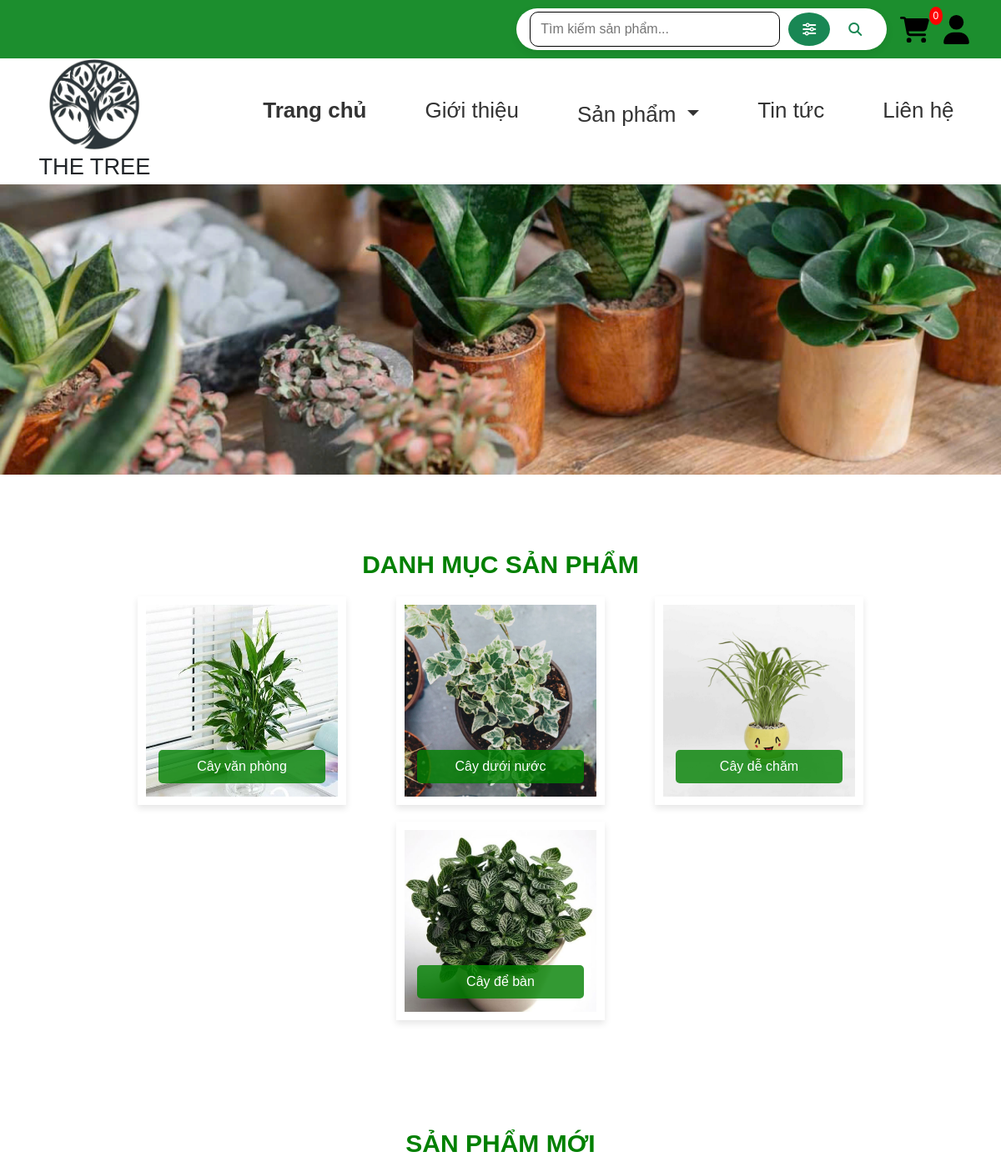
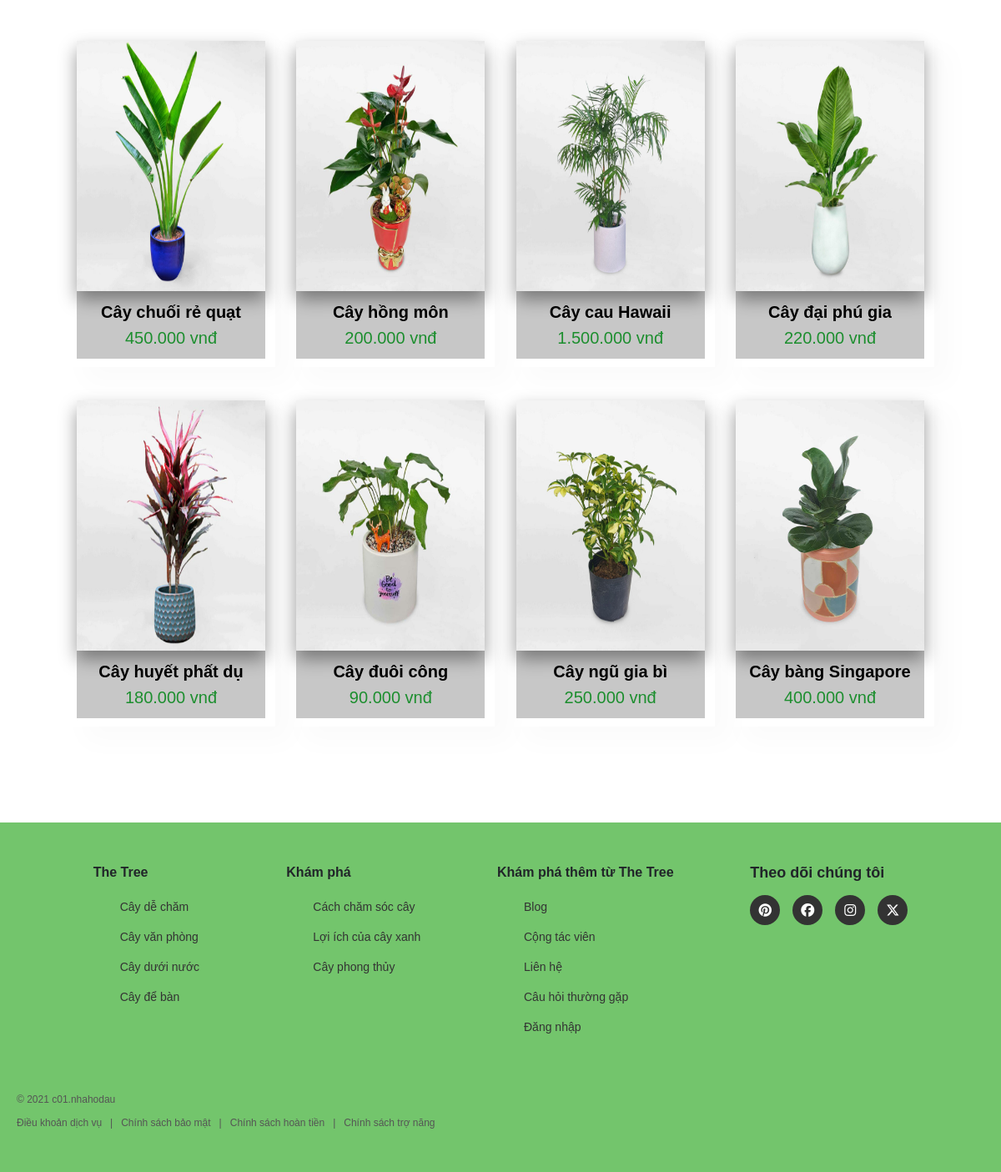
The page / on the database its author committed (2 pictures, top to bottom).
### tables this page shows
CREATE TABLE `products` (
  `ProductID` int(11) NOT NULL,
  `ProductName` varchar(255) NOT NULL,
  `CategoryID` int(11) NOT NULL,
  `Price` decimal(10,0) NOT NULL,
  `Description` mediumtext NOT NULL,
  `ImageURL` varchar(255) NOT NULL,
  `Status` enum('hidden','appear') NOT NULL DEFAULT 'appear',
  `Attribute` varchar(255) DEFAULT NULL,
  `LevelDifficulty` enum('hard','medium','low') DEFAULT NULL,
  `IsPurchase` tinyint(1) DEFAULT 0
);

### index.php (the view, shortened to what this page needs)
<?php
$cart_count =  0;
?>
<!DOCTYPE html>
<html>
<head>
  <link rel="stylesheet" type="text/css" href="./src/css/trang-chu.css" />
  <link rel="stylesheet" href="./assets/libs/bootstrap-5.3.3-dist/css/bootstrap.min.css" />
  <link rel="stylesheet" href="assets/icon/fontawesome-free-6.7.2-web/css/all.min.css" />
  <link rel="stylesheet" href="./src/css/searchAdvanceMobile.css" />
  <link rel="stylesheet" href="./src/css/user-sanpham.css" />
  <link rel="stylesheet" href="./src/css/footer.css">
</head>
<body>
  <div class="Sticky">
    <div class="container-fluid" style="padding: 0 !important">
      <div class="header">
        <div class="grid">
          <div class="item-header">
            <div class="search-group">
              <form id="searchForm" method="get">
                <div class="search-container">
                  <div class="search-input-wrapper">
                    <input type="search" placeholder="Tìm kiếm sản phẩm..." id="searchInput"
                      name="search" class="search-input" />
                    <button type="button" class="advanced-search-toggle" id="advanced-search-toggle"
                      onclick="toggleAdvancedSearch()" title="Tìm kiếm nâng cao">
                      <i class="fas fa-sliders-h"></i>
                    </button>
                    <button type="submit" class="search-button" onclick="performSearch()"
                      title="Tìm kiếm">
                      <i class="fas fa-search"></i>
                    </button>
                  </div>
                </div>
              </form>
            </div>
            <div class="cart-wrapper">
              <div class="cart-icon">
                <a href="./pages/gio-hang.php"><img src="assets/images/cart.svg" alt="cart" />
                  <span class="cart-count" id="mni-cart-count" style="position: absolute; margin-top: -10px; background-color: red; color: white; border-radius: 50%; padding: 2px 5px; font-size: 12px;">
                    <?php
                    echo $cart_count;
                    ?>
                  </span>
                </a>
              </div>
            </div>
            <div class="user-icon">
              <label for="tick" style="cursor: pointer">
                <img src="assets/images/user.svg" alt="" />
              </label>
            </div>
          </div>
        </div>
      </div>
    </div>
    <div class="nav">
      <div class="brand">
        <div class="brand-logo">
          <a href="index.php"><img class="img-fluid" src="./assets/images/LOGO-2.jpg" alt="LOGO" /></a>
        </div>
        <div class="brand-name">THE TREE</div>
      </div>
      <div class="choose">
        <ul>
          <li>
            <a href="index.php" style="font-weight: bold">Trang chủ</a>
          </li>
          <li><a href="#">Giới thiệu</a></li>
          <li>
            <div class="nav-item dropdown">
              <a class="nav-link dropdown-toggle" href="#" role="button" data-bs-toggle="dropdown"
                aria-expanded="false">
                Sản phẩm
              </a>
            </div>
          </li>
          <li><a href="">Tin tức</a></li>
          <li><a href="">Liên hệ</a></li>
        </ul>
      </div>
    </div>
  </div>
  <div class="section">
    <div class="img-21">
      <img src="./assets/images/CAY21.jpg" alt="CAY21" />
    </div>
  </div>
  <main>
    <?php
    $host = 'localhost';
    $user = 'root';
    $password = '';
    $dbname = 'c01db';
    $conn = new mysqli($host, $user, $password, $dbname);
    $sql = "
  SELECT p.*, c.CategoryName
  FROM categories c
  JOIN (
    SELECT CategoryID, MIN(ProductID) AS MinProductID
    FROM products
    WHERE Status = 'appear'
    GROUP BY CategoryID
  ) AS sub ON c.CategoryID = sub.CategoryID
  JOIN products p ON p.ProductID = sub.MinProductID
  ORDER BY c.CategoryID;
";
    $result = $conn->query($sql);
    $products = [];
    if ($result && $result->num_rows > 0) {
      while ($row = $result->fetch_assoc()) {
        $products[] = $row;
      }
    }
    ?>
    <section id="container_1" class="class">
      <h2 class="font_size">DANH MỤC SẢN PHẨM</h2>
      <div class="IMG">
        <?php foreach ($products as $product): ?>
          <div class="img__TREE">
            <a
              href="./pages/phan-loai.php?category_id=<?= $product['CategoryID'] ?>&category_name=<?= urlencode($product['CategoryName']) ?>">
              <img class="THE-TREE" src=".<?= htmlspecialchars($product['ImageURL']) ?>"
                alt="<?= htmlspecialchars($product['CategoryName']) ?>" />
              <p class="content_TREE-1"><?= htmlspecialchars($product['CategoryName']) ?></p>
            </a>
          </div>
        <?php endforeach; ?>
      </div>
    </section>
    <section id="product1" class="section-p1">
      <h2 class="font_size">SẢN PHẨM MỚI</h2>
      <div class="pro-container">
        <?php
        $conn = connect_db();
        $limit = 8;
        $stmt = $conn->prepare('
    SELECT ProductID, ProductName, Price, ImageURL
    FROM products
    WHERE Status = "appear"
    ORDER BY ProductID DESC
    LIMIT ?');
        $stmt->bind_param("i", $limit);
        $stmt->execute();
        $result = $stmt->get_result();
        if ($result && $result->num_rows > 0):
          while ($product = $result->fetch_assoc()):
        ?>
            <div class="pro">
              <a style="text-decoration: none" href="./pages/user-sanpham.php?id=<?= htmlspecialchars($product['ProductID']) ?>">
                <img style="width: 100%; height: 300px;" src=".<?= htmlspecialchars($product['ImageURL']) ?>" alt="<?= htmlspecialchars($product['ProductName']) ?>" />
                <div class="item_name__price">
                  <p style="text-decoration: none; color: black; font-size: 20px; font-weight:bold"><?= htmlspecialchars($product['ProductName']) ?></p>
                  <span style="font-size: 20px"><?= number_format($product['Price'], 0, ',', '.') ?> vnđ</span>
                </div>
              </a>
            </div>
        <?php
          endwhile;
        else:
          echo "<p>Không có sản phẩm nào để hiển thị.</p>";
        endif;
        ?>
      </div>
    </section>
  </main>
  <footer class="footer">
    <div class="footer-column">
      <h3>The Tree</h3>
      <ul>
        <li><a href="#">Cây dễ chăm</a></li>
        <li><a href="#">Cây văn phòng</a></li>
        <li><a href="#">Cây dưới nước</a></li>
        <li><a href="#">Cây để bàn</a></li>
      </ul>
    </div>
    <div class="footer-column">
      <h3>Khám phá</h3>
      <ul>
        <li><a href="#">Cách chăm sóc cây</a></li>
        <li><a href="#">Lợi ích của cây xanh</a></li>
        <li><a href="#">Cây phong thủy</a></li>
      </ul>
    </div>
    <div class="footer-column">
      <h3>Khám phá thêm từ The Tree</h3>
      <ul>
        <li><a href="#">Blog</a></li>
        <li><a href="#">Cộng tác viên</a></li>
        <li><a href="#">Liên hệ</a></li>
        <li><a href="#">Câu hỏi thường gặp</a></li>
        <li><a href="#">Đăng nhập</a></li>
      </ul>
    </div>
    <div class="footer-column newsletter">
      <h3>Theo dõi chúng tôi</h3>
      <div class="social-icons">
        <a href="#" aria-label="Pinterest">
          <i class="fa-brands fa-pinterest"></i>
        </a>
        <a href="#" aria-label="Facebook">
          <i class="fa-brands fa-facebook"></i>
        </a>
        <a href="#" aria-label="Instagram">
          <i class="fa-brands fa-instagram"></i>
        </a>
        <a href="#" aria-label="Twitter">
          <i class="fa-brands fa-x-twitter"></i>
        </a>
      </div>
    </div>
    <div class="copyright">
      © 2021 c01.nhahodau
      <div class="policies">
        <a href="#">Điều khoản dịch vụ</a>
        <span>|</span>
        <a href="#">Chính sách bảo mật</a>
        <span>|</span>
        <a href="#">Chính sách hoàn tiền</a>
        <span>|</span>
        <a href="#">Chính sách trợ năng</a>
      </div>
    </div>
  </footer>
</body>
</html>

### src/css/user-sanpham.css (style rules this page uses)
.cart-wrapper { position: relative; display: inline-block; }

### src/css/footer.css (style rules this page uses)
.footer { background-color: #73c56c; padding: 50px 20px; display: flex; flex-wrap: wrap; justify-content: space-evenly; margin: 60px 0 0 0; height: fit-content; }
.footer-column { margin-bottom: 30px; min-width: 140px; }
.footer-column h3 { font-size: 16px; margin-bottom: 20px; font-weight: 600; }
.footer-column ul { list-style: none; }
.footer-column ul li { margin-bottom: 12px; }
.footer-column ul li a { color: #333; text-decoration: none; font-size: 14px; }
.newsletter { flex-basis: 100%; max-width: fit-content; }
.newsletter h3 { font-size: 18px; margin-bottom: 15px; }
.social-icons { display: flex; gap: 15px; margin-top: 10px; }
.social-icons a { display: flex; align-items: center; justify-content: center; width: 36px; height: 36px; background-color: #333; border-radius: 50%; color: white; text-decoration: none; }
.copyright { flex-basis: 100%; margin-top: 20px; font-size: 12px; color: #555; }
.policies { display: flex; flex-wrap: wrap; gap: 10px; margin-top: 10px; }
.policies a { color: #555; text-decoration: none; font-size: 12px; }
.policies span { color: #555; }

### rows shown on the page
products: ImageURL (picture), CategoryName "Cây văn phòng"
products: ImageURL (picture), CategoryName "Cây dưới nước"
products: ImageURL (picture), CategoryName "Cây dễ chăm"
products: ImageURL (picture), CategoryName "Cây để bàn"
products: ImageURL (picture), ProductName "Cây chuối rẻ quạt", Price "450.000"
products: ImageURL (picture), ProductName "Cây hồng môn", Price "200.000"
products: ImageURL (picture), ProductName "Cây cau Hawaii", Price "1.500.000"
products: ImageURL (picture), ProductName "Cây đại phú gia", Price "220.000"
products: ImageURL (picture), ProductName "Cây huyết phất dụ", Price "180.000"
products: ImageURL (picture), ProductName "Cây đuôi công", Price "90.000"
products: ImageURL (picture), ProductName "Cây ngũ gia bì", Price "250.000"
products: ImageURL (picture), ProductName "Cây bàng Singapore", Price "400.000"

### other values the page prints
$cart_count "0"
